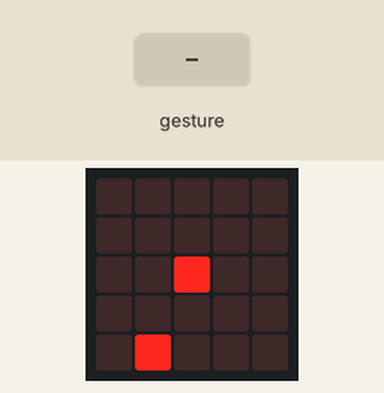
Bench run of a program on a simulated BBC micro:bit (MakeCode). Parts: the board's 5×5 LED display. The test bench sets the inputs (shaded band). Random numbers come from a fixed seed; a tilt is held for 1.5 s and a shake lasts 1 s, then the board lies face up again.

Above: at 1.2 s.
1.3 s: gesture 'tilt left'
At 2.0 s:
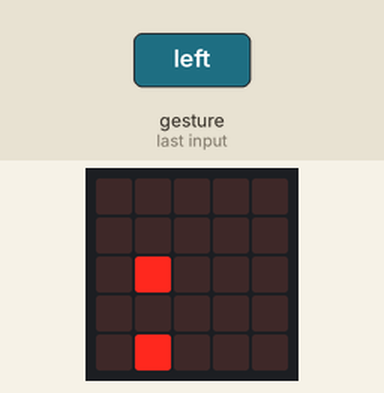
2.9 s: gesture 'logo down'
At 3.2 s:
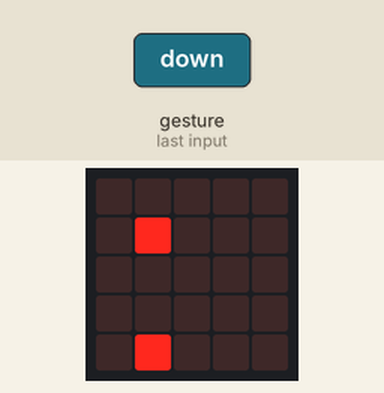
4.4 s: gesture 'tilt right'
At 5.6 s:
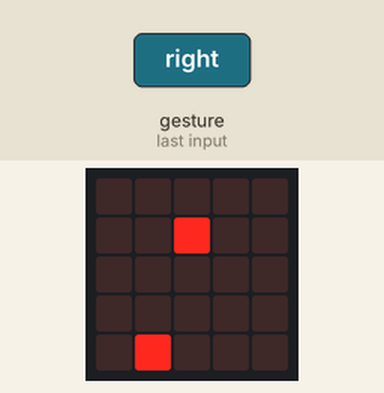
6.0 s: gesture 'logo down'
At 6.7 s:
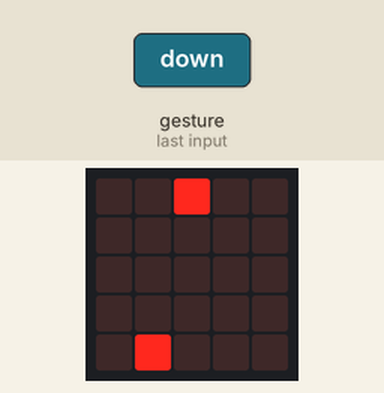
7.5 s: gesture 'tilt left'
At 8.0 s:
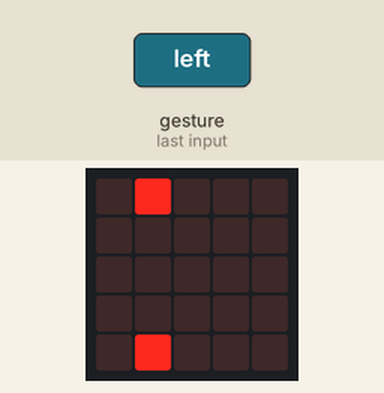
9.1 s: gesture 'logo up'
At 10.3 s:
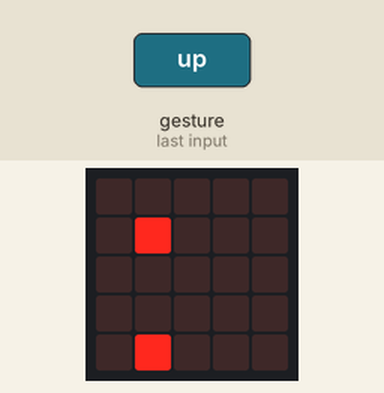
Timing chart, 0 to 11.6 s (numbered marks = the images above; inputs shaded):
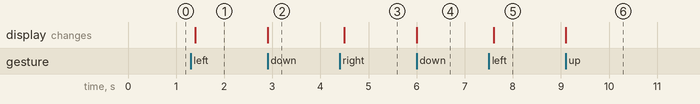

The program:

main.ts
```typescript
input.onGesture(Gesture.TiltLeft, function () {
    蛇.change(LedSpriteProperty.X, -1)
})
input.onGesture(Gesture.LogoDown, function () {
    蛇.change(LedSpriteProperty.Y, -1)
})
input.onGesture(Gesture.LogoUp, function () {
    蛇.change(LedSpriteProperty.Y, 1)
})
input.onGesture(Gesture.TiltRight, function () {
    蛇.change(LedSpriteProperty.X, 1)
})
let 蛇: game.LedSprite = null
蛇 = game.createSprite(2, 2)
let 点心 = game.createSprite(randint(0, 4), randint(0, 4))
basic.forever(function () {
    if (蛇.isTouching(点心)) {
        game.addScore(1)
        点心.delete()
        basic.pause(1000)
        点心 = game.createSprite(randint(0, 4), randint(0, 4))
        if (game.score() == 5) {
            basic.showIcon(IconNames.Happy)
            basic.pause(2000)
            game.gameOver()
        }
    }
})
```

test.ts
```typescript
// 在此处测试；当此软件包作为插件使用时，将不会编译此软件包。
```

Measured:
- after the input at 1.3 s, the display: changes after 0.10 s (image 1)
- after the input at 2.9 s, the display: changes at once (image 2)
- after the input at 4.4 s, the display: changes after 0.10 s (image 3)
- after the input at 6.0 s, the display: changes at once (image 4)
- after the input at 7.5 s, the display: changes after 0.10 s (image 5)
- after the input at 9.1 s, the display: changes at once (image 6)
